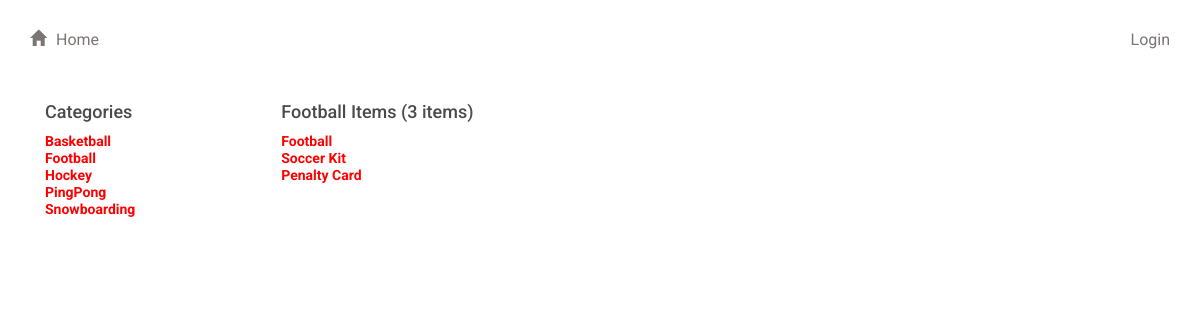
The app's page /catalog/Football/ with its own data.
### database_setup.py (models this page shows, shortened)
class Catalog(Base):
    __tablename__ = 'catalog'
    id = Column(Integer, primary_key=True)
    name = Column(String(250), nullable=False)
    user_id = Column(Integer, ForeignKey('user.id'))
    user = relationship(User)

class Item(Base):
    __tablename__ = 'item'
    name = Column(String(80), nullable=False)
    id = Column(Integer, primary_key=True)
    description = Column(String(1000))
    date_created = Column(DateTime(timezone=True), server_default=func.now())
    catalog_id = Column(Integer, ForeignKey('catalog.id'))
    catalog = relationship(Catalog)
    user_id = Column(Integer, ForeignKey('user.id'))
    user = relationship(User)
    image = Column(String(80))

### project.py (the view)
@app.route('/catalog/<catalog_name>/')
def showCatalog(catalog_name):
    catalogs = session.query(Catalog).order_by(asc(Catalog.name))
    catalog = session.query(Catalog).filter_by(name=catalog_name).one()
    items = session.query(Item).filter_by(
        catalog=catalog).order_by(Item.date_created.desc()).all()
    return render_template('catalog.html',
                           catalogs=catalogs,
                           items=items,
                           catalog=catalog,
                           user_id=login_session.get('user_id'))

### templates/catalog.html (shortened to what this page needs)
{% extends "main.html" %}
{% block content %}
{% include "header.html" %}
<div class="row">
  <div class="col-md-10">
    <div class="col-md-3">
      <h3>Categories</h3>
      {% for catalog in catalogs %}
		    <a href = "{{url_for('showCatalog', catalog_name = catalog.name)}}">
			    <div style='color:red'>{{catalog.name}}</div>
		    </a>
      {% endfor %}
    </div>
    <div class="col-md-7">
      <h3>{{catalog.name}} Items ({{items|length}} items)</h3>
      {% for item in items %}
        <a href="{{url_for('showItem', catalog_name=item.catalog.name, item_name=item.name)}}">
          <div style='color:red;'>{{item.name}}</div>
        </a>
      {% endfor %}
    </div>
  </div>
</div>
{% endblock %}

### static/styles.css (style rules this page uses)
* { font-family: "Helvetica Neue Bold", Roboto, Helvetica, Arial, sans-serif; font-weight: 700; }
h3 { font-size: 18px; color: #4A4A4A; line-height: 23px; }
a { font-size: 14px; color: #0093B9; line-height: 17px; }

### records on screen
Catalog: name "Basketball"
Catalog: name "Football"
Catalog: name "Hockey"
Catalog: name "PingPong"
Catalog: name "Snowboarding"
Item: name "Football"
Item: name "Soccer Kit"
Item: name "Penalty Card"

### other values on screen
{{ items|length }} "3"
